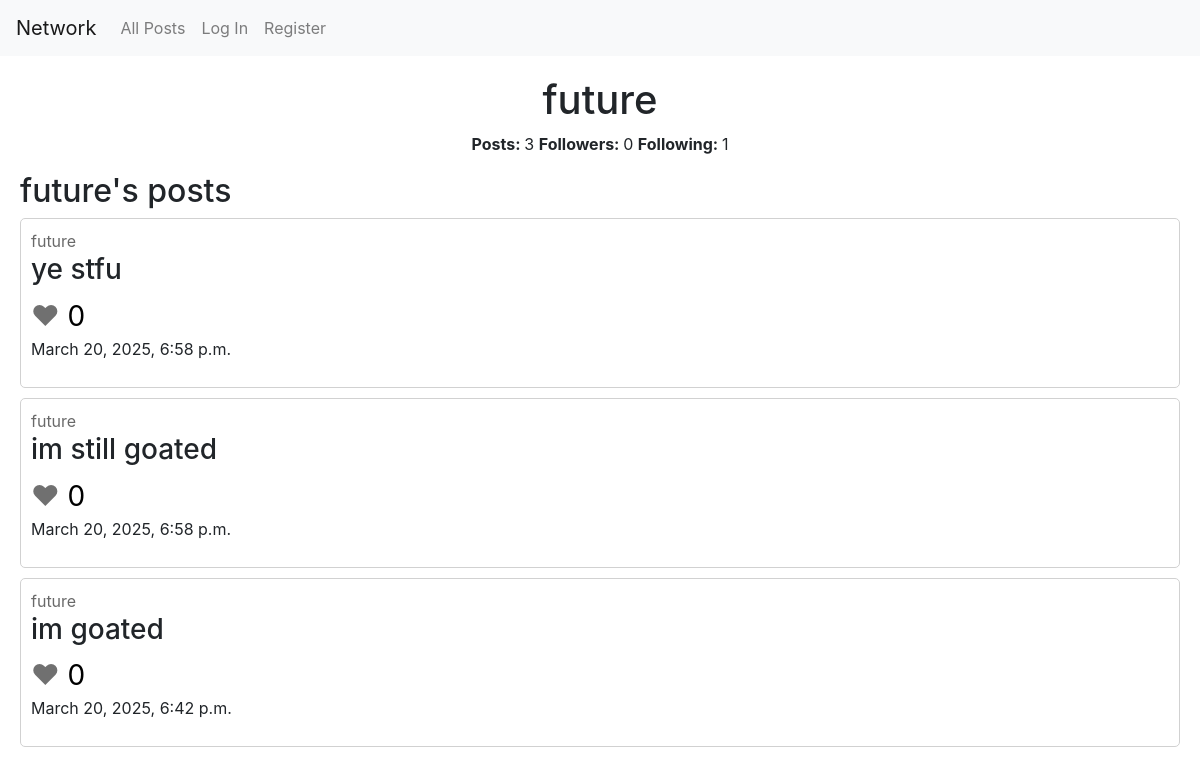
Screenshot of /future with the database file from the repository.
### network/models.py (models this page shows)
class User(AbstractUser):
    followers = models.ManyToManyField("self", blank=True)
    following = models.ManyToManyField("self", blank=True)

class Post(models.Model):
    content = models.TextField(max_length=250)
    likes = models.IntegerField(default=0)
    creator = models.ForeignKey(User, on_delete=models.CASCADE)
    timestamp = models.DateTimeField(auto_now_add=True)

### network/views.py (the view)
# urls.py: path("<str:username>", views.user_account, name="user_account"),
def user_account(request, username):
    user = User.objects.get(username=username)
    all_posts = Post.objects.filter(creator = user.id).order_by("-timestamp")
    return render(request, "network/user_account.html", {
        "show_user": user,
        "all_posts": all_posts,
        "post_count": len(all_posts),
        "followers": user.followers.count(),
        "following": user.following.count()
    })

### network/templates/network/user_account.html (shortened to what this page needs)
{% extends "network/layout.html" %}
{% block body %}
    <div id="profile-div">
        <h1>{{ show_user.username }}</h1>
        <p>
            <span class="bold">Posts: </span><span>{{ post_count }}</span>
            <span class="bold">Followers: </span><span>{{ followers }}</span>
            <span class="bold">Following: </span><span>{{ following }}</span>
        </p>
    </div>
    <h2>{{ show_user.username }}'s posts</h2>
    {% include 'network/posts.html' %}
{% endblock %}

### network/templates/network/posts.html
{% for post in all_posts %}
    <div class="post">
        <span><a href="{% url 'user_account' post.creator %}" class="user-link">{{ post.creator }}</a></span>
        <h3>{{ post.content }}</h3>
        <span class="heart">&hearts;</span><span class="likes"> {{ post.likes }}</span>
        <p><span>{{ post.timestamp }}</span></p>
    </div>
    {% empty %}
    <h3>No posts at the moment</h3>
{% endfor %}

### network/static/network/styles.css (style rules this page uses)
.post { border: solid rgb(209, 209, 209) 1px; border-radius: 5px; margin-bottom: 10px; padding: 10px; }
.user-link { color: rgb(105, 105, 105); }
.heart { font-size: 28px; color: rgb(112, 112, 112); }
.likes { color: rgb(0, 0, 0); font-size: 28px; }
#profile-div { text-align: center; }
.bold { font-weight: bold; }

### rows the page displays
User: username "future"
Post: creator "future", content "ye stfu", likes "0", timestamp "March 20, 2025, 6:58 p.m."
Post: creator "future", content "im still goated", likes "0", timestamp "March 20, 2025, 6:58 p.m."
Post: creator "future", content "im goated", likes "0", timestamp "March 20, 2025, 6:42 p.m."

### other values shown
{{ post_count }} "3"
{{ followers }} "0"
{{ following }} "1"
